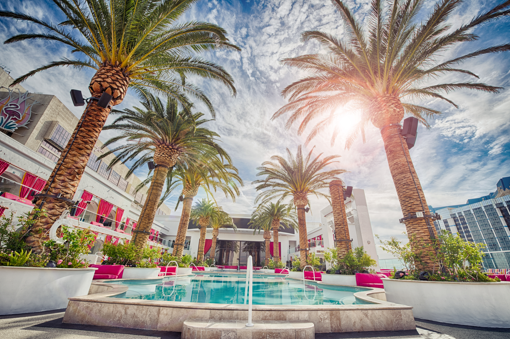
#> input picture custom_dataset/DIV2K_train_LR_bicubic-2/X4/0003x4.png, 510 x 339 px
$ python generate_lr.py --hr_dir ../custom_dataset/DIV2K_train_LR_bicubic-2/X4 --lr_dir ../custom_dataset/DIV2K_train_LR_bicubic-2/X4
#> lines starting #> are read from the running program, lines starting #| are printed output that depends on the picture
"""
Generate LR images from HR images by bicubic downsampling.

Usage:
    python scripts/generate_lr.py \
        --hr_dir custom_dataset/hr_valid_HR \
        --lr_dir custom_dataset/hr_valid_LR_x4 \
        --scale 4
"""
import argparse
from pathlib import Path
from PIL import Image
from tqdm import tqdm


def generate_lr(hr_dir: str, lr_dir: str, scale: int) -> None:
#> called with scale = 4
    hr_path = Path(hr_dir)
    lr_path = Path(lr_dir)
    lr_path.mkdir(parents=True, exist_ok=True)

    files = sorted(hr_path.glob("*.png")) + sorted(hr_path.glob("*.jpg"))
    if not files:
        raise FileNotFoundError(f"No PNG/JPG images found in {hr_dir}")

    for f in tqdm(files, desc=f"Generating LR (÷{scale})"):
        img = Image.open(f).convert("RGB")
#> img is the input picture: PIL image 510x339 RGB; mean R, G, B 154, 146.8, 139.7
        w, h = img.size
#> w = 510; h = 339
        lr = img.resize((w // scale, h // scale), Image.BICUBIC)
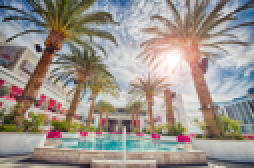
#> lr: PIL image 127x84 RGB (shown 2 times larger); mean R, G, B 154, 146.8, 139.7
        lr.save(lr_path / f.name)
#> pass 2 of the loop in generate_lr, `for f in tqdm(files, desc=f"Generating LR (÷{scale})"):`:
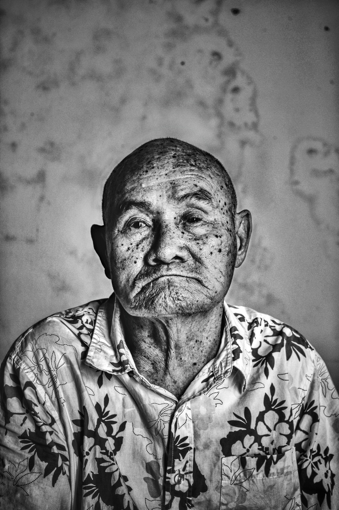
#> input picture custom_dataset/DIV2K_train_LR_bicubic-2/X4/0014x4.png, 339 x 510 px
#> in generate_lr, img is the input picture: PIL image 339x510 RGB; mean R, G, B 122.2, 122.2, 122.2
#> in generate_lr, `lr = img.resize((w // scale, h // scale), Image.BICUBIC)`:
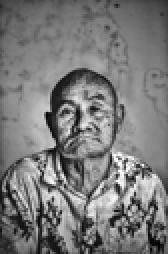
#> lr: PIL image 84x127 RGB (shown 2 times larger); mean R, G, B 122.2, 122.2, 122.2

    print(f"Done — {len(files)} LR images saved to {lr_dir}")


if __name__ == "__main__":
    parser = argparse.ArgumentParser()
    parser.add_argument("--hr_dir", required=True, help="Folder with HR images")
    parser.add_argument("--lr_dir", required=True, help="Output folder for LR images")
    parser.add_argument("--scale", type=int, default=4)
    args = parser.parse_args()
    generate_lr(args.hr_dir, args.lr_dir, args.scale)
